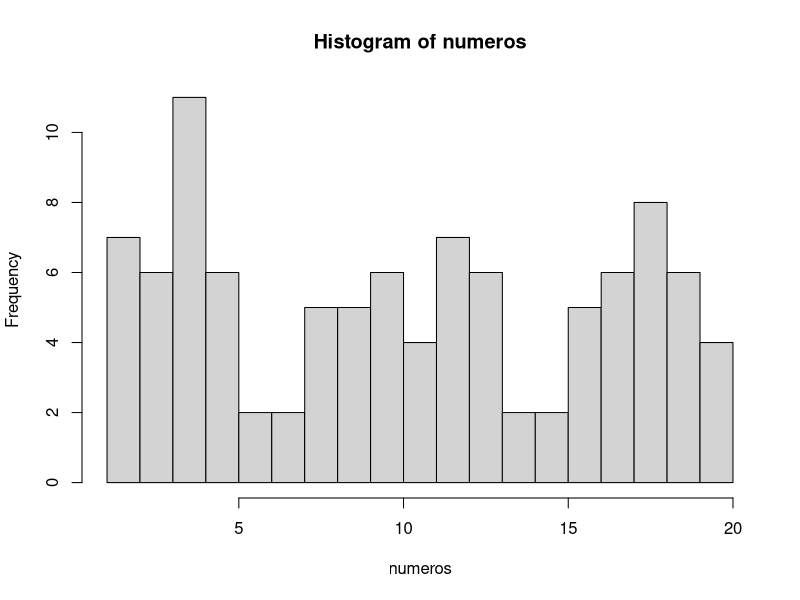

Source code (R):
## ---- chunk 1
numeros <- sample(1:20, 100, TRUE)
numeros
## ---- chunk 2
mediana <- median(numeros)
mediana
## ---- chunk 3
media <- mean(numeros)
media
## ---- chunk 4
# El argumento breaks nos permite dividir en histograma en las partes que queramos
hist(numeros, breaks = 20)
## ---- chunk 5
tabla.frecuencias <- data.frame(table(numeros))
tabla.frecuencias
## ---- chunk 6
# Con la función seq, creamos una secuencia de 1 a 10 en intervalos de 0.1 en 0.1
secuencia <- seq(1, 10, 0.1)
muestra <- sample(secuencia, 100, TRUE)
muestra
## ---- chunk 7
# Aquí el cálculo de la mediana 
mediana.muestra <- median(muestra)
mediana.muestra
## ---- chunk 8
# Aquí el cálculo de la media
media.muestra <- mean(muestra)
media.muestra
## ---- chunk 9
# Aquí el cálculo de la moda
tabla.muestra <- data.frame(table(muestra))
tabla.muestra
